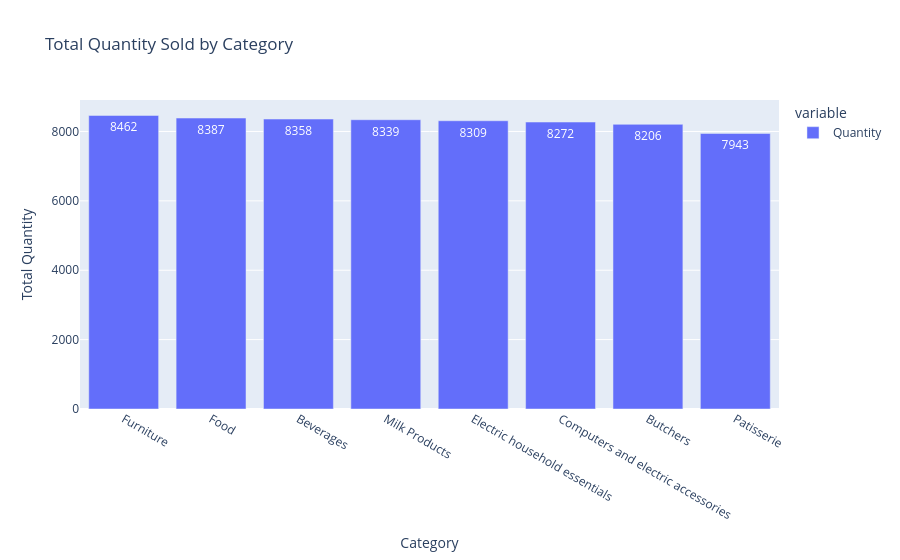

The notebook cell saved with this chart:
### Code cell
# Q. Which category has the highest total quantity sold?
"""
Insight...
Furniture has the highest quantity sold, while Patisserie records the lowest, with sales volume relatively balanced across categories.
"""

categories_quantity = (
    df.groupby("Category")["Quantity"].sum().sort_values(ascending=False)
)
fig = px.bar(
    categories_quantity,
    title="Total Quantity Sold by Category",
    labels={"value": "Total Quantity"},
    text=categories_quantity.values,
)

fig.show()

### Figure 1 — Plotly figure (JSON) as saved in the notebook; plotly's stock layout.template omitted (floating-point values rounded to 4 significant figures)
{"data": [{"hovertemplate": "variable=Quantity<br>Category=%{x}<br>Total Quantity=%{y}<br>text=%{text}<extra></extra>", "legendgroup": "Quantity", "marker": {"color": "#636efa", "pattern": {"shape": ""}}, "name": "Quantity", "orientation": "v", "showlegend": true, "text": [8462.0, 8387.0, 8358.0, 8339.0, 8309.0, 8272.0, 8206.0, 7943.0], "textposition": "auto", "type": "bar", "x": ["Furniture", "Food", "Beverages", "Milk Products", "Electric household essentials", "Computers and electric accessories", "Butchers", "Patisserie"], "xaxis": "x", "y": [8462, 8387, 8358, 8339, 8309, 8272, 8206, 7943], "yaxis": "y"}], "layout": {"barmode": "relative", "legend": {"title": {"text": "variable"}, "tracegroupgap": 0}, "title": {"text": "Total Quantity Sold by Category"}, "xaxis": {"anchor": "y", "domain": [0, 1], "title": {"text": "Category"}}, "yaxis": {"anchor": "x", "domain": [0, 1], "title": {"text": "Total Quantity"}}}}
